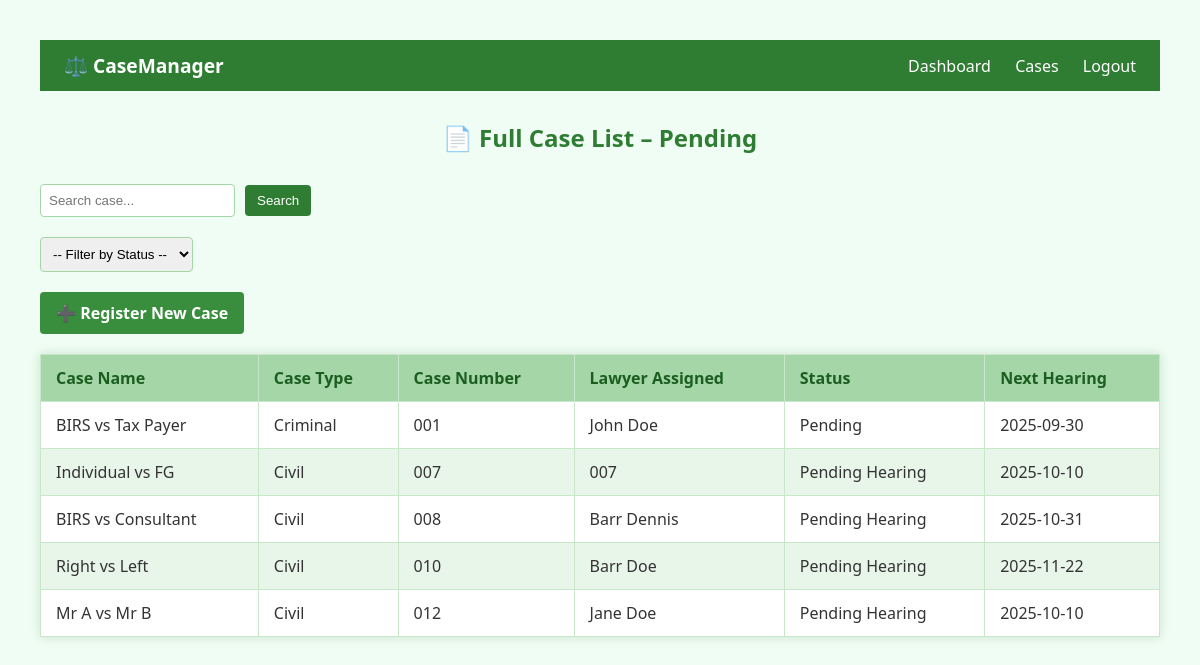
Page /cases/status/Pending (signed in) on the committed database.
### tables this page shows
CREATE TABLE cases (
    id INTEGER PRIMARY KEY AUTOINCREMENT,
    case_name TEXT NOT NULL,
    case_type TEXT NOT NULL,
    case_number TEXT,
    lawyer_assigned TEXT,
    status TEXT,
    next_hearing DATE,
    date_opened TEXT,
    date_closed TEXT
, court TEXT, presiding_judge TEXT, case_summary TEXT);

### app.py (the view)
@app.route('/cases/status/<status>')
def filter_by_status(status):
    if 'user' in session:
        conn = get_db_connection()
        cases = conn.execute(
            "SELECT * FROM cases WHERE status LIKE ?",
            (f"%{status}%",)
        ).fetchall()
        conn.close()
        return render_template('case_list.html', cases=cases, filter=status)
    else:
        return redirect(url_for('login'))

### app.py (called while the page is built)
def get_db_connection():
    conn = sqlite3.connect('case_management.db')
    conn.row_factory = sqlite3.Row
    return conn

### templates/case_list.html (shortened to what this page needs)
<!DOCTYPE html>
<html>
<head>
</head>
<nav class="navbar">
    <div class="nav-left">
        <span class="logo">⚖️ CaseManager</span>
    </div>
    <div class="nav-right">
        <a href="{{ url_for('dashboard') }}">Dashboard</a>
        <a href="{{ url_for('case_list') }}">Cases</a>
        {% if session.get('user') %}
            <a href="{{ url_for('logout') }}">Logout</a>
        {% endif %}
    </div>
</nav>
<body>
     <h2>📄 Full Case List{% if filter %} – {{ filter }}{% endif %}</h2>
    <form method="GET" action="{{ url_for('search_case') }}">
        <input type="text" name="query" placeholder="Search case..." required>
        <button type="submit">Search</button>
    </form>
    <form method="GET" action="{{ url_for('filter_by_status', status='Pending') }}">
     <form method="GET">
        <select name="status" onchange="this.form.action='{{ url_for('filter_by_status', status='') }}' + encodeURIComponent(this.value); this.form.submit();">
            <option value="">-- Filter by Status --</option>
        </select>
    </form>
<a href="{{ url_for('register') }}" class="register-button">➕ Register New Case</a>
    <table class="case-table">
        <thead>
            <tr>
                <th>Case Name</th>
                <th>Case Type</th>
                <th>Case Number</th>
                <th>Lawyer Assigned</th>
                <th>Status</th>
                <th>Next Hearing</th>
            </tr>
        </thead>
        <tbody>
            {% if cases %}
                {% for case in cases %}
                <tr onclick="window.location='{{ url_for('movement_history', case_number=case.case_number) }}';">
                    <td>{{ case.case_name }}</td>
                    <td>{{ case.case_type }}</td>
                    <td>{{ case.case_number }}</td>
                    <td>{{ case.lawyer_assigned }}</td>
                    <td>{{ case.status }}</td>
                    <td>{{ case.next_hearing }}</td>
                </tr>
                {% endfor %}
            {% else %}
                <tr>
                    <td colspan="6" style="text-align:center; color:#888;">No cases found for this filter.</td>
                </tr>
            {% endif %}
        </tbody>
    </table>
</body>
</html>

### templates/case_list.html (style rules this page uses)
body { font-family: 'Segoe UI', sans-serif; background-color: #f0fdf4; color: #333; margin: 40px; }
h2 { text-align: center; color: #2e7d32; margin-bottom: 30px; }
form { margin-bottom: 20px; display: flex; gap: 10px; align-items: center; }
input[type="text"], select { padding: 8px; border: 1px solid #a5d6a7; border-radius: 4px; }
button { padding: 8px 12px; background-color: #2e7d32; color: white; border: none; border-radius: 4px; cursor: pointer; }
.register-button { display: inline-block; margin-bottom: 20px; padding: 10px 16px; background-color: #388e3c; color: white; text-decoration: none; border-radius: 4px; font-weight: bold; transition: background-color 0.3s ease; }
.navbar { display: flex; justify-content: space-between; align-items: center; background-color: #2e7d32; padding: 12px 24px; color: white; font-family: 'Segoe UI', sans-serif; margin-bottom: 30px; }
.nav-left .logo { font-size: 1.2em; font-weight: bold; }
.nav-right a { color: white; text-decoration: none; margin-left: 20px; font-weight: 500; transition: color 0.3s ease; }
.case-table { width: 100%; border-collapse: collapse; box-shadow: 0 0 10px rgba(46, 125, 50, 0.2); background-color: #ffffff; }
.case-table th, .case-table td { padding: 12px 15px; border: 1px solid #c8e6c9; text-align: left; }
.case-table th { background-color: #a5d6a7; color: #1b5e20; font-weight: bold; }
.case-table tr:nth-child(even) { background-color: #e8f5e9; }

### rows in the picture
cases: status "Pending", case_name "BIRS vs Tax Payer", case_type "Criminal", case_number "001", lawyer_assigned "John Doe", next_hearing "2025-09-30"
cases: case_name "Individual vs FG", case_type "Civil", case_number "007", lawyer_assigned "007", status "Pending Hearing", next_hearing "2025-10-10"
cases: case_name "BIRS vs Consultant", case_type "Civil", case_number "008", lawyer_assigned "Barr Dennis", status "Pending Hearing", next_hearing "2025-10-31"
cases: case_name "Right vs Left", case_type "Civil", case_number "010", lawyer_assigned "Barr Doe", status "Pending Hearing", next_hearing "2025-11-22"
cases: case_name "Mr A vs Mr B", case_type "Civil", case_number "012", lawyer_assigned "Jane Doe", status "Pending Hearing", next_hearing "2025-10-10"
